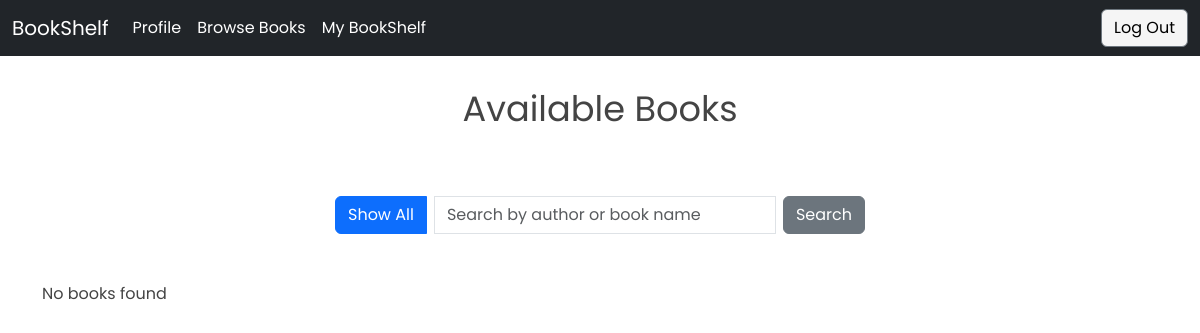
The page /userProfiles/customer/browseBooks/index.php on the database as committed earlier.
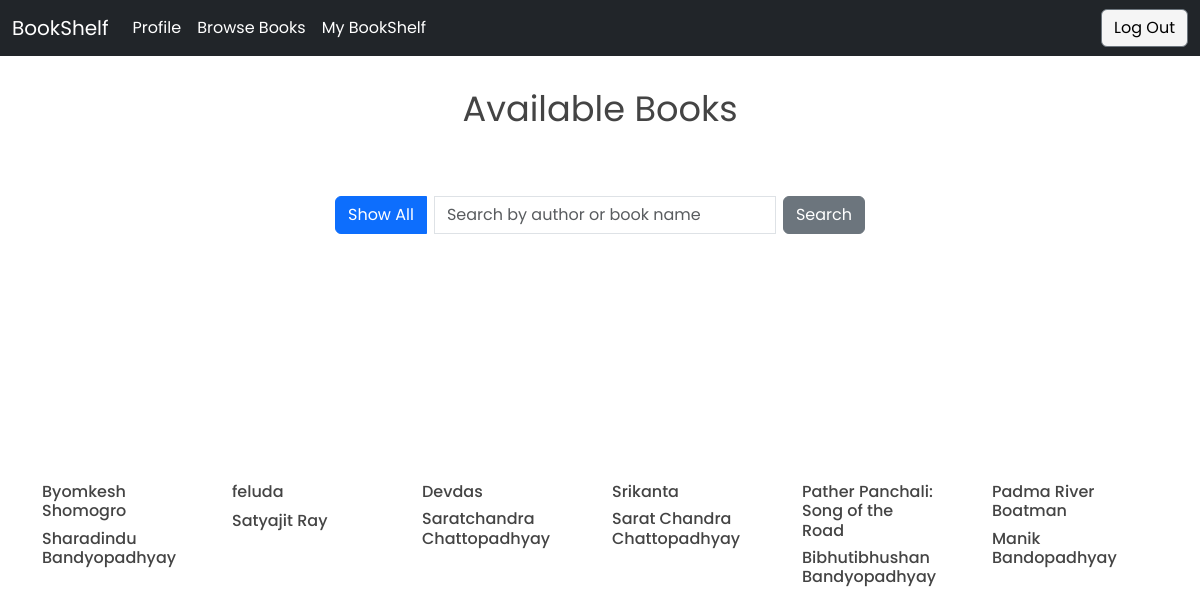
The same page on the database as committed later.
### tables this page shows
CREATE TABLE `book` (
  `ISBN` varchar(13) NOT NULL,
  `name` varchar(255) NOT NULL,
  `author` varchar(255) NOT NULL,
  `edition` varchar(3) NOT NULL,
  `publisher` varchar(255) NOT NULL,
  `image` varchar(100) NOT NULL
);

### userProfiles/customer/browseBooks/navbar.php (called while the page is built)
<?php
    require '../../Navbar/index.php';
    function Navbar(){
            navbarCustomer();
    }
?>

### userProfiles/customer/browseBooks/index.php (the view, shortened to what this page needs)
<?php
include '../../../Database/Config.php';
if(isset($_GET['search_query'])) {
    $searchQuery = $_GET['search_query'];
    $sql = "SELECT * FROM book WHERE author LIKE CONCAT('%', ?, '%') OR name LIKE CONCAT('%', ?, '%')";
    $stmt = mysqli_prepare($Conn, $sql);
    mysqli_stmt_bind_param($stmt, "ss", $searchQuery, $searchQuery);
    mysqli_stmt_execute($stmt);
    $result = mysqli_stmt_get_result($stmt);
} else {
    $sql = "SELECT * FROM book";
    $result = mysqli_query($Conn, $sql);
}
?>
<!DOCTYPE html>
<html>
<head>
    <link href="../../../boxicons-2.1.4/css/boxicons.min.css" rel="stylesheet" />
    <link href="../../../css/bootstrap.min.css" rel="stylesheet" />
    <link href="style.css" rel="stylesheet" />
</head>
<body>
    <?php
    require 'navbar.php';
    Navbar();
    ?>
    <section class="section-products mt-5">
        <div class="container">
            <div class="row justify-content-center text-center">
                <div class="col-md-8 col-lg-6">
                    <div class="header">
                        <h2>Available Books</h2>
                    </div>
                </div>
            </div>
            <div class="row justify-content-center text-center mt-3 mb-5">
                <div class="col-md-8 col-lg-6">
                    <form action="<?php echo $_SERVER['PHP_SELF']; ?>" method="GET">
                        <div class="input-group">
                            <button class="btn btn-primary mx-2" type="submit">Show All</button>
                            <input type="text" class="form-control" name="search_query" placeholder="Search by author or book name" />
                            <div class="input-group-append">
                                <button class="btn btn-secondary mx-2" type="submit">Search</button>
                            </div>
                        </div>
                    </form>
                </div>
            </div>
            <div class="row">
                <?php
                if (mysqli_num_rows($result) > 0) {
                    while($row = mysqli_fetch_assoc($result)) {
                ?>
                <div class="col-xs-6 col-sm-6 col-md-4 col-lg-3 col-xl-2">
                    <div id="product-1" class="single-product fade-in-book">
                        <div class="part-1" style="background-image: url('../../../../images/<?php echo $row['image']; ?>');">
                        </div>
                        <div class="part-2">
                            <h3 class="product-title"><?php echo $row["name"] ?></h3>
                            <h4 class="product"><?php echo $row["author"] ?></h4><br>
                        </div>
                    </div>
                </div>
                <?php
                    }
                }
                else {
                    echo "<p>No books found</p>";
                }
                ?>
            </div>
        </div>
    </section>
</body>
</html>

### userProfiles/Navbar/index.php (shortened to what this page needs)
<?php
    function navbarCustomer(){
        ?>
<nav class="navbar fixed-top navbar-expand-lg bg-dark" data-bs-theme="dark">
    <div class="container-fluid">
        <a class="navbar-brand" href="#">BookShelf</a>
        <div class="collapse navbar-collapse" id="navbarNav">
            <ul class="navbar-nav">
                <li class="nav-item">
                    <a class="nav-link" aria-current="page" href="../Profile/index.php">Profile</a>
                </li>
                <li class="nav-item">
                    <a class="nav-link" href="../browsebooks/index.php">Browse
                        Books</a>
                </li>
                <li class="nav-item">
                    <a class="nav-link" href="../MyBookshelf/index.php">My
                        BookShelf</a>
                </li>
            </ul>
            <ul class="navbar-nav ms-auto">
                <li class="nav-item d-none d-lg-block">
                    <button class="btn btn-secondary logout-button"><a href="../../../LoginAuth/logout.php"
                            class="logout-button">Log Out</a></button>
                </li>
            </ul>
        </div>
    </div>
</nav>
<?php
    }
      ?>

### userProfiles/customer/browseBooks/style.css (style rules this page uses)
body { font-family: "Poppins", sans-serif; color: #444444; }
a, a:hover { text-decoration: none; color: inherit; }
.section-products { padding: 40px 0 34px; }
.section-products .header { margin-bottom: 50px; }
.section-products .header h2 { font-size: 2.2rem; font-weight: 400; color: #444444; }
.section-products .single-product { margin-bottom: 26px; width:80%; }
.section-products .single-product .part-1 { position: relative; height: 180px; max-height: 180px; width: auto; max-width: 200px; margin-bottom: 20px; overflow: hidden; }
.section-products .single-product .part-1::before { position: absolute; content: ""; top: 0; left: 0; width: 100%; height: 100%; z-index: -1; transition: all 0.3s; }
.section-products #product-1 .part-1::before { background-size: cover !important; transition: all 0.3s !important; }
.single-product .part-1 { background-size: cover !important; transition: all 0.3s !important; cursor: pointer; }
.section-products .single-product .part-2 .product-title { font-size: 1rem; }
.section-products .single-product .part-2 h4 { display: inline-block; font-size: 1rem; }

### userProfiles/customer/browseBooks/index.php (style rules this page uses)
.fade-in-book { opacity: 0; transform: translateX(50px); transition: opacity 1s ease-in-out, transform 1s ease-in-out; }
.fade-in-book.fade-in { opacity: 1; transform: translateX(0); }

### userProfiles/Navbar/style.php (style rules this page uses)
.logout-button { text-decoration: none !important; color: black !important; background-color: whitesmoke !important; }
.nav-link { color: white !important; text-decoration: none !important; }

Rows that differ between the two databases and show on the page:
added book: name "Byomkesh Shomogro", author "Sharadindu Bandyopadhyay"
added book: name "feluda", author "Satyajit Ray"
added book: name "Devdas", author "Saratchandra Chattopadhyay"
added book: name "Srikanta", author "Sarat Chandra Chattopadhyay"
added book: name "Pather Panchali: Song of the Road", author "Bibhutibhushan Bandyopadhyay"
added book: name "Padma River Boatman", author "Manik Bandopadhyay"
Other text that changed with them:
text no longer shown: "No books found"
